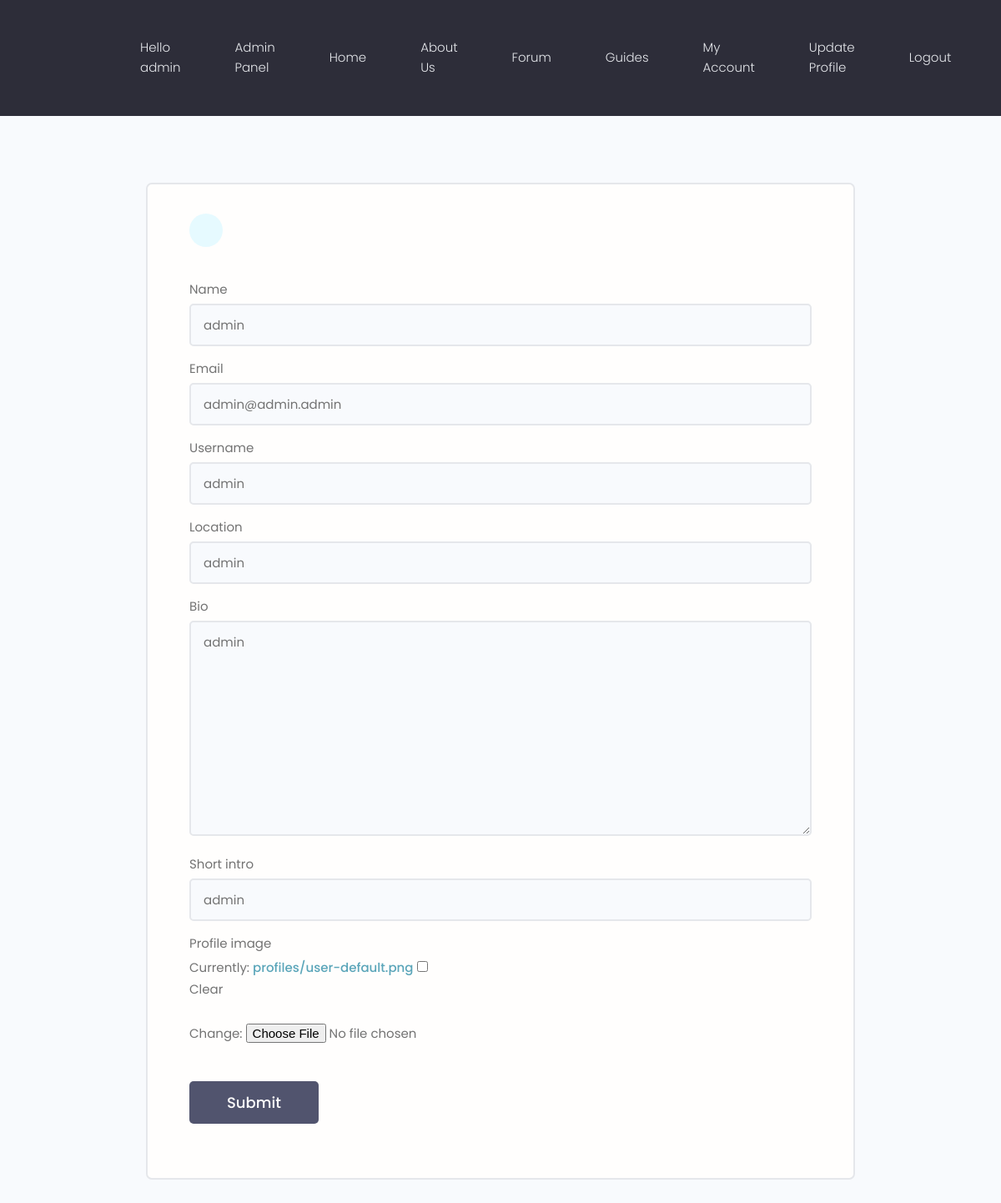
The page /users/edit-account/ (signed in) on the database its author committed.
### users/models.py (models this page shows, shortened)
class Profile(models.Model):
    user = models.OneToOneField(User, on_delete=models.CASCADE, null=True, blank=True)
    name = models.CharField(max_length=200, blank=True, null=True)
    email = models.EmailField(max_length=500, blank=True, null= True)
    username =  models.CharField(max_length=200, blank=True, null=True)
    location =  models.CharField(max_length=200, blank=True, null=True)
    short_intro = models.CharField(max_length=200, blank = True, null=True)
    bio = models.TextField(blank=True,null=True)
    profile_image = models.ImageField(
        null=True, blank=True, upload_to='profiles/', default= "profiles/user-default.png")
    guide_confirmation = models.ImageField(
        null=True, blank=True, upload_to='profiles/')
    admin_approved=models.BooleanField(default=False)
    vote_total = models.IntegerField(default=0, null=True, blank=True)  # all the vote that the trips has
    vote_ration = models.IntegerField(default=0, null=True, blank=True)  # the ration betwen negative and positive
    created = models.DateTimeField(auto_now_add=True)
    id = models.UUIDField(default=uuid.uuid4, unique=True, primary_key=True,editable=False)

### users/views.py (the view, shortened to what this page needs)
# urls.py: path('edit-account/',views.editAccount, name="edit-account"),
@login_required(login_url='login')
def editAccount(request):
    profile = request.user.profile
    if request.user.groups.filter(name="guide"):
        form = GuideForm(instance=profile)
    else:
        form = ProfileForm(instance=profile)# all fileds of profile
    context = {'form':form}
    return render(request, 'users/profile_form.html',context)

### users/forms.py
class ProfileForm(ModelForm):
    class Meta:
        model = Profile
        fields = ['name', 'email', 'username',
                  'location', 'bio', 'short_intro', 'profile_image']
    def __init__(self, *args, **kwargs):
        super(ProfileForm, self).__init__(*args, **kwargs)
        for name, field in self.fields.items():
            field.widget.attrs.update({'class': 'input'})

### forum/context_processors.py (called while the page is built, shortened)
def searchFunction(request):
    search_context = {}
    posts = Post.objects.all()
    return search_context

### users/templates/users/profile_form.html (shortened to what this page needs)
{% extends 'main.html' %}
{% block content %}
<main class="formPage my-xl">
    <div class="content-box">
        <div class="formWrapper">
            <a class="backButton" href="{% url 'account' %}"></a>
            <br>
            <form class="form" method="POST" enctype="multipart/form-data">
                {% for field in form %}
                <div class="form__field">
                    <label for="formInput#text">{{ field.label }}</label>
                    {{field}}
                </div>
                {% endfor %}
                <input class="btn btn--sub btn--lg  my-md" type="submit" value="Submit" />
            </form>
        </div>
    </div>
</main>
{% endblock content %}

### templates/navbar.html (shortened to what this page needs)
{% load static %}
 <header class="header">
    <div class="container container--narrow">
      <nav class="header__nav">
        <ul class="header__menu">
          {% if user.is_authenticated %}
          <li class="header__menuItem"><a >Hello {{user}} </a></li>
          {%endif%}
          {% if user.is_staff %}
          <li class="header__menuItem"><a href="admin/">Admin Panel</a></li>
          {% endif %}
          <li class="header__menuItem"><a href="{% url 'trips' %}">Home</a></li>
          <li class="header__menuItem"><a href="{% url 'aboutus' %}">About Us</a></li>
          <li class="header__menuItem"><a href="{% url 'forumhome' %}">Forum</a></li>
          <li class="header__menuItem"><a href="{% url 'profiles' %}">Guides</a></li>
          {% if user.is_authenticated %}
          <li class="header__menuItem"><a href="{% url 'account' %}">My Account</a></li>
          <li class="header__menuItem"><a href="{% url 'update_profile' %}">Update Profile</a></li>
          <li class="header__menuItem"><a href="{% url 'logout' %}">Logout</a></li>
          {% else %}
          <li class="header__menuItem"><a href="{% url 'signin' %}" class="btn btn--sub">Login</a></li>
          <li class="header__menuItem"><a href="{% url 'signup' %}" class="btn btn--sub">Signup</a></li>
          {% endif %}
        </ul>
      </nav>
    </div>
  </header>

### static/styles/app.css (style rules this page uses)
:root { --color-sub: #2d2d39; }
.btn--sub { background-color: var(--color-sub-light); }
.content-box { width: 95%; max-width: 85rem; margin: 0 auto; }
.header { position: sticky; z-index: 111; background-color: var(--color-sub); padding: 1.5rem 0; }
.header > .container { display: flex; justify-content: space-between; align-items: center; }
.header__nav > ul { display: inline-flex; align-items: center; list-style: none; gap: 6.5rem; }
.header__menuItem > a { color: var(--color-light); font-weight: 300; }
.backButton { background: var(--color-main-light); color: var(--color-main); width: 4rem; height: 4rem; display: flex; align-items: center; justify-content: center; border-radius: 50%; }
.formPage .formWrapper { list-style: none; background: var(--color-white); padding: 3.5rem 5rem; border: 2px solid var(--color-light); border-radius: 0.7rem; }

### static/uikit/styles/modules/_variables.css (style rules this page uses)
:root { --color-main: #5aa5b9; --color-main-light: #e6faff; --color-sub: #3f4156; --color-sub-light: #51546e; --color-sub-lighter: #ededfd; --color-text: #737373; --color-gray: #8b8b8b; --color-light: #e5e7eb; --color-light-gray: #767676; --color-bg: #f8fafd; --color-white: #fffefd; --color-white-light: #f3f3f3; --color-success: #359e64; --color-success-bg: #def8e8; --color-error: #fc4b0b; --color-error-bg: #fff2ee; --font-base: 'Poppins', arial, helvetica, 'Segoe UI', roboto, ubuntu, sans-serif; --font-monospace: 'Fira Code', 'Courier New', courier, monospace; --font-regular: 300; --font-medium: 500; --font-bold: 700; --generic-shadow: 1px 1px 5px #00000010; --generic-transition: all 0.3s ease-in-out; }

### static/uikit/styles/modules/_base.css (style rules this page uses)
* { margin: 0; padding: 0; box-sizing: border-box; text-rendering: optimizeLegibility; color: inherit; font-size: inherit; }
html { font-size: 50%; }
@media only screen and (min-width: 480px) { html { font-size: 56.25%; } }
@media only screen and (min-width: 1200px) { html { font-size: 62.5%; } }
body { line-height: 1.6; font-weight: 400; font-size: 1.5rem; color: var(--color-text); background-color: var(--color-bg); min-height: 100vh; }

### static/uikit/styles/modules/_typography.css (style rules this page uses)
* { font-family: var(--font-base); }
a { padding-bottom: 2px; text-decoration: none; display: inline-block; color: var(--color-main); font-weight: var(--font-medium); }

### static/uikit/styles/modules/_utilities.css (style rules this page uses)
.container { width: 92%; max-width: 165rem; margin: 0 auto; box-sizing: border-box; }
.container--narrow { width: 92%; max-width: 120rem; }
@media screen and (min-width: 1000px) { .container { width: 90%; } }
@media screen and (min-width: 1000px) { .container--narrow { width: 85%; } }
@media screen and (min-width: 1200px) { .container { width: 80%; } }
@media screen and (min-width: 1200px) { .container--narrow { width: 72%; } }
.my-md { margin: 3rem auto; }
.my-xl { margin: 8rem auto; }

### static/uikit/styles/modules/_button.css (style rules this page uses)
.btn { display: inline-block; position: relative; cursor: pointer; background-color: var(--color-light); font-weight: var(--font-medium); color: var(--color-sub); text-decoration: none; padding: 1rem 2rem; border-radius: 0.5rem; border: none; width: -webkit-fit-content; width: -moz-fit-content; width: fit-content; height: -webkit-fit-content; height: -moz-fit-content; height: fit-content; font-size: 1.6rem; outline-width: 0; outline-color: transparent; -webkit-backface-visibility: hidden; backface-visibility: hidden; transition: all 0.3s ease-in-out; }
.btn--sub { background-color: var(--color-sub); color: var(--color-white); }
.btn--lg { font-size: 1.8rem; padding: 1.2rem 4.5rem; }

### static/uikit/styles/modules/_form.css (style rules this page uses)
.form { display: block; }
.form__field { margin-top: 1.5rem; margin-bottom: 1.5rem; }
.form__label, .form__field > label { display: block; margin-bottom: 0.5rem; color: var(--color-text); }
input.input[type='text'], input.input[type='email'], input.input[type='password'], input.input[type='number'], textarea.input { min-width: 24rem; width: 100%; padding: 1.2rem 1.5rem; border-radius: 0.5rem; border: 2px solid var(--color-light); transition: all 0.3s ease-in-out; background-color: var(--color-bg); }

### rows shown on the page
Profile: form "admin" "admin@admin.admin" "admin" "admin" "admin" "admin"

### other values the page prints
{{ user }} "admin"
{{ field.label }} "Name" "Email" "Username" "Location" "Bio" "Short intro" "Profile image"
